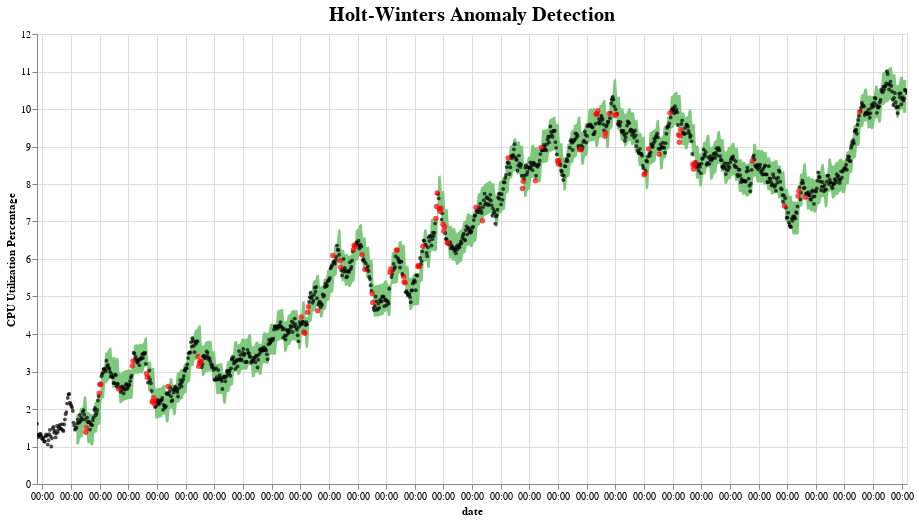

Notebook cell for this chart:
### Code cell
## plot results
total_forecast = pd.DataFrame({"ds" : mydf.index, "yhat" : fcast_total2, "yhat_lower" : fcast_lower, "yhat_upper" : fcast_upper, "fact" : mydf})
detected_anomalies = detect_anomalies(total_forecast)
plot_anomalies(detected_anomalies, mytitle="Holt-Winters Anomaly Detection")

### Figure 1 — Vega-Lite specification as saved in the notebook (floating-point values rounded to 4 significant figures; data arrays with more than 128 entries replaced by an {"elided": "..."} marker saying what was removed)
{"config": {"view": {"continuousWidth": 400, "continuousHeight": 300}, "title": {"fontSize": 20}}, "layer": [{"data": {"name": "data-1af21d014a7e382a8fd0d579b2344a6d"}, "mark": {"type": "area", "color": "#7FC97F", "interpolate": "basis"}, "encoding": {"tooltip": [{"type": "temporal", "field": "ds"}, {"type": "quantitative", "field": "fact"}, {"type": "quantitative", "field": "yhat_lower"}, {"type": "quantitative", "field": "yhat_upper"}], "x": {"type": "temporal", "axis": {"format": "%H:%M"}, "field": "ds", "title": "date"}, "y": {"type": "quantitative", "field": "yhat_upper"}, "y2": {"field": "yhat_lower"}}, "selection": {"selector019": {"type": "interval", "bind": "scales", "encodings": ["x", "y"]}}, "title": "Holt-Winters Anomaly Detection"}, {"data": {"name": "data-5d39261097c4a1b198ce90b95aefc7d4"}, "mark": {"type": "circle", "color": "Black", "opacity": 0.7, "size": 15}, "encoding": {"tooltip": [{"type": "temporal", "field": "ds"}, {"type": "quantitative", "field": "fact"}, {"type": "quantitative", "field": "yhat_lower"}, {"type": "quantitative", "field": "yhat_upper"}], "x": {"type": "temporal", "field": "ds"}, "y": {"type": "quantitative", "field": "fact", "title": "CPU Utilization Percentage"}}, "selection": {"selector020": {"type": "interval", "bind": "scales", "encodings": ["x", "y"]}}}, {"data": {"name": "data-be0ee6739dea4492084b6bc3ff1f5af1"}, "mark": {"type": "circle", "color": "Red", "size": 30}, "encoding": {"tooltip": [{"type": "temporal", "field": "ds"}, {"type": "quantitative", "field": "fact"}, {"type": "quantitative", "field": "yhat_lower"}, {"type": "quantitative", "field": "yhat_upper"}], "x": {"type": "temporal", "field": "ds"}, "y": {"type": "quantitative", "field": "fact", "title": "CPU Utilization Percentage"}}, "selection": {"selector021": {"type": "interval", "bind": "scales", "encodings": ["x", "y"]}}}], "height": 450, "width": 870, "$schema": "https://vega.github.io/schema/vega-lite/v4.8.1.json", "datasets": {"data-1af21d014a7e382a8fd0d579b2344a6d": {"elided": "1216 records"}, "data-5d39261097c4a1b198ce90b95aefc7d4": {"elided": "1119 records"}, "data-be0ee6739dea4492084b6bc3ff1f5af1": [{"ds": "1835-01-31T00:00:00", "yhat": 1.94, "yhat_lower": 1.54, "yhat_upper": 2.339, "fact": 1.379, "anomaly": 1}, {"ds": "1835-04-30T00:00:00", "yhat": 1.944, "yhat_lower": 1.545, "yhat_upper": 2.344, "fact": 1.502, "anomaly": 1}, {"ds": "1839-10-31T00:00:00", "yhat": 1.986, "yhat_lower": 1.577, "yhat_upper": 2.395, "fact": 2.421, "anomaly": 1}, {"ds": "1840-01-31T00:00:00", "yhat": 1.99, "yhat_lower": 1.581, "yhat_upper": 2.399, "fact": 2.651, "anomaly": 1}, {"ds": "1840-04-30T00:00:00", "yhat": 1.995, "yhat_lower": 1.586, "yhat_upper": 2.403, "fact": 2.658, "anomaly": 1}, {"ds": "1846-07-31T00:00:00", "yhat": 2.979, "yhat_lower": 2.576, "yhat_upper": 3.382, "fact": 2.533, "anomaly": 1}, {"ds": "1851-04-30T00:00:00", "yhat": 2.675, "yhat_lower": 2.284, "yhat_upper": 3.067, "fact": 3.147, "anomaly": 1}, {"ds": "1851-07-31T00:00:00", "yhat": 2.683, "yhat_lower": 2.292, "yhat_upper": 3.075, "fact": 3.282, "anomaly": 1}, {"ds": "1856-04-30T00:00:00", "yhat": 3.538, "yhat_lower": 3.152, "yhat_upper": 3.924, "fact": 2.948, "anomaly": 1}, {"ds": "1856-07-31T00:00:00", "yhat": 3.55, "yhat_lower": 3.164, "yhat_upper": 3.936, "fact": 2.849, "anomaly": 1}, {"ds": "1858-04-30T00:00:00", "yhat": 2.699, "yhat_lower": 2.301, "yhat_upper": 3.096, "fact": 2.187, "anomaly": 1}, {"ds": "1858-07-31T00:00:00", "yhat": 2.705, "yhat_lower": 2.308, "yhat_upper": 3.103, "fact": 2.215, "anomaly": 1}, {"ds": "1858-10-31T00:00:00", "yhat": 2.712, "yhat_lower": 2.315, "yhat_upper": 3.11, "fact": 2.291, "anomaly": 1}, {"ds": "1859-01-31T00:00:00", "yhat": 2.719, "yhat_lower": 2.322, "yhat_upper": 3.116, "fact": 2.137, "anomaly": 1}, {"ds": "1863-10-31T00:00:00", "yhat": 2.041, "yhat_lower": 1.644, "yhat_upper": 2.438, "fact": 2.6, "anomaly": 1}, {"ds": "1874-04-30T00:00:00", "yhat": 3.814, "yhat_lower": 3.413, "yhat_upper": 4.214, "fact": 3.4, "anomaly": 1}, {"ds": "1874-07-31T00:00:00", "yhat": 3.823, "yhat_lower": 3.423, "yhat_upper": 4.224, "fact": 3.141, "anomaly": 1}, {"ds": "1874-10-31T00:00:00", "yhat": 3.833, "yhat_lower": 3.433, "yhat_upper": 4.234, "fact": 3.228, "anomaly": 1}, {"ds": "1875-01-31T00:00:00", "yhat": 3.843, "yhat_lower": 3.443, "yhat_upper": 4.243, "fact": 3.278, "anomaly": 1}, {"ds": "1875-04-30T00:00:00", "yhat": 3.853, "yhat_lower": 3.452, "yhat_upper": 4.253, "fact": 3.263, "anomaly": 1}, {"ds": "1910-04-30T00:00:00", "yhat": 4.01, "yhat_lower": 3.604, "yhat_upper": 4.416, "fact": 4.456, "anomaly": 1}, {"ds": "1911-04-30T00:00:00", "yhat": 4.472, "yhat_lower": 4.062, "yhat_upper": 4.882, "fact": 4.056, "anomaly": 1}, {"ds": "1911-07-31T00:00:00", "yhat": 4.479, "yhat_lower": 4.069, "yhat_upper": 4.889, "fact": 4.021, "anomaly": 1}, {"ds": "1912-07-31T00:00:00", "yhat": 4.052, "yhat_lower": 3.641, "yhat_upper": 4.462, "fact": 4.577, "anomaly": 1}, {"ds": "1912-10-31T00:00:00", "yhat": 4.059, "yhat_lower": 3.648, "yhat_upper": 4.469, "fact": 4.728, "anomaly": 1}, {"ds": "1916-01-31T00:00:00", "yhat": 5.166, "yhat_lower": 4.754, "yhat_upper": 5.578, "fact": 4.62, "anomaly": 1}, {"ds": "1921-04-30T00:00:00", "yhat": 5.53, "yhat_lower": 5.116, "yhat_upper": 5.944, "fact": 6.093, "anomaly": 1}, {"ds": "1923-10-31T00:00:00", "yhat": 6.384, "yhat_lower": 5.969, "yhat_upper": 6.799, "fact": 5.956, "anomaly": 1}, {"ds": "1924-01-31T00:00:00", "yhat": 6.395, "yhat_lower": 5.98, "yhat_upper": 6.811, "fact": 5.783, "anomaly": 1}, {"ds": "1928-07-31T00:00:00", "yhat": 5.814, "yhat_lower": 5.395, "yhat_upper": 6.232, "fact": 6.246, "anomaly": 1}, {"ds": "1928-10-31T00:00:00", "yhat": 5.823, "yhat_lower": 5.405, "yhat_upper": 6.241, "fact": 6.367, "anomaly": 1}, {"ds": "1929-01-31T00:00:00", "yhat": 5.833, "yhat_lower": 5.415, "yhat_upper": 6.251, "fact": 6.341, "anomaly": 1}, {"ds": "1931-07-31T00:00:00", "yhat": 6.534, "yhat_lower": 6.117, "yhat_upper": 6.95, "fact": 6.112, "anomaly": 1}, {"ds": "1932-07-31T00:00:00", "yhat": 6.168, "yhat_lower": 5.751, "yhat_upper": 6.585, "fact": 5.723, "anomaly": 1}, {"ds": "1935-01-31T00:00:00", "yhat": 5.57, "yhat_lower": 5.154, "yhat_upper": 5.987, "fact": 5.079, "anomaly": 1}, {"ds": "1935-04-30T00:00:00", "yhat": 5.579, "yhat_lower": 5.162, "yhat_upper": 5.995, "fact": 4.841, "anomaly": 1}, {"ds": "1941-04-30T00:00:00", "yhat": 4.904, "yhat_lower": 4.487, "yhat_upper": 5.322, "fact": 5.643, "anomaly": 1}, {"ds": "1941-07-31T00:00:00", "yhat": 4.911, "yhat_lower": 4.494, "yhat_upper": 5.329, "fact": 5.735, "anomaly": 1}, {"ds": "1943-07-31T00:00:00", "yhat": 5.777, "yhat_lower": 5.354, "yhat_upper": 6.2, "fact": 6.234, "anomaly": 1}, {"ds": "1943-10-31T00:00:00", "yhat": 5.785, "yhat_lower": 5.362, "yhat_upper": 6.209, "fact": 6.241, "anomaly": 1}, {"ds": "1946-01-31T00:00:00", "yhat": 5.954, "yhat_lower": 5.531, "yhat_upper": 6.378, "fact": 5.528, "anomaly": 1}, {"ds": "1946-04-30T00:00:00", "yhat": 5.963, "yhat_lower": 5.539, "yhat_upper": 6.387, "fact": 5.39, "anomaly": 1}, {"ds": "1946-07-31T00:00:00", "yhat": 5.971, "yhat_lower": 5.548, "yhat_upper": 6.395, "fact": 5.368, "anomaly": 1}, {"ds": "1951-01-31T00:00:00", "yhat": 5.194, "yhat_lower": 4.77, "yhat_upper": 5.618, "fact": 5.801, "anomaly": 1}, {"ds": "1951-04-30T00:00:00", "yhat": 5.201, "yhat_lower": 4.777, "yhat_upper": 5.625, "fact": 5.83, "anomaly": 1}, {"ds": "1951-07-31T00:00:00", "yhat": 5.208, "yhat_lower": 4.784, "yhat_upper": 5.632, "fact": 5.803, "anomaly": 1}, {"ds": "1952-10-31T00:00:00", "yhat": 5.844, "yhat_lower": 5.418, "yhat_upper": 6.27, "fact": 6.341, "anomaly": 1}, {"ds": "1957-04-30T00:00:00", "yhat": 6.644, "yhat_lower": 6.215, "yhat_upper": 7.072, "fact": 7.083, "anomaly": 1}, {"ds": "1957-07-31T00:00:00", "yhat": 6.653, "yhat_lower": 6.224, "yhat_upper": 7.081, "fact": 7.399, "anomaly": 1}, {"ds": "1957-10-31T00:00:00", "yhat": 6.662, "yhat_lower": 6.233, "yhat_upper": 7.091, "fact": 7.761, "anomaly": 1}, {"ds": "1958-07-31T00:00:00", "yhat": 7.788, "yhat_lower": 7.356, "yhat_upper": 8.221, "fact": 7.334, "anomaly": 1}, {"ds": "1958-10-31T00:00:00", "yhat": 7.799, "yhat_lower": 7.367, "yhat_upper": 8.232, "fact": 7.265, "anomaly": 1}, {"ds": "1959-01-31T00:00:00", "yhat": 7.81, "yhat_lower": 7.378, "yhat_upper": 8.243, "fact": 7.351, "anomaly": 1}, {"ds": "1959-10-31T00:00:00", "yhat": 7.381, "yhat_lower": 6.948, "yhat_upper": 7.814, "fact": 6.926, "anomaly": 1}, {"ds": "1960-01-31T00:00:00", "yhat": 7.391, "yhat_lower": 6.958, "yhat_upper": 7.824, "fact": 6.747, "anomaly": 1}, {"ds": "1960-04-30T00:00:00", "yhat": 7.401, "yhat_lower": 6.969, "yhat_upper": 7.834, "fact": 6.863, "anomaly": 1}, {"ds": "1961-04-30T00:00:00", "yhat": 6.898, "yhat_lower": 6.462, "yhat_upper": 7.334, "fact": 6.442, "anomaly": 1}, {"ds": "1961-07-31T00:00:00", "yhat": 6.907, "yhat_lower": 6.472, "yhat_upper": 7.343, "fact": 6.422, "anomaly": 1}, {"ds": "1971-04-30T00:00:00", "yhat": 6.898, "yhat_lower": 6.469, "yhat_upper": 7.326, "fact": 7.382, "anomaly": 1}, {"ds": "1973-07-31T00:00:00", "yhat": 7.502, "yhat_lower": 7.075, "yhat_upper": 7.929, "fact": 7.018, "anomaly": 1}, {"ds": "1982-07-31T00:00:00", "yhat": 8.198, "yhat_lower": 7.763, "yhat_upper": 8.633, "fact": 8.694, "anomaly": 1}, {"ds": "1987-07-31T00:00:00", "yhat": 8.596, "yhat_lower": 8.158, "yhat_upper": 9.035, "fact": 7.879, "anomaly": 1}, {"ds": "1987-10-31T00:00:00", "yhat": 8.607, "yhat_lower": 8.168, "yhat_upper": 9.045, "fact": 8.076, "anomaly": 1}, {"ds": "1992-01-31T00:00:00", "yhat": 8.53, "yhat_lower": 8.09, "yhat_upper": 8.971, "fact": 8.088, "anomaly": 1}, {"ds": "1994-01-31T00:00:00", "yhat": 8.507, "yhat_lower": 8.064, "yhat_upper": 8.95, "fact": 8.975, "anomaly": 1}, {"ds": "1999-10-31T00:00:00", "yhat": 9.161, "yhat_lower": 8.72, "yhat_upper": 9.603, "fact": 8.619, "anomaly": 1}, {"ds": "2000-01-31T00:00:00", "yhat": 9.172, "yhat_lower": 8.731, "yhat_upper": 9.613, "fact": 8.535, "anomaly": 1}, {"ds": "2000-04-30T00:00:00", "yhat": 9.182, "yhat_lower": 8.741, "yhat_upper": 9.623, "fact": 8.622, "anomaly": 1}, {"ds": "2007-07-31T00:00:00", "yhat": 9.367, "yhat_lower": 8.927, "yhat_upper": 9.806, "fact": 8.912, "anomaly": 1}, {"ds": "2007-10-31T00:00:00", "yhat": 9.377, "yhat_lower": 8.938, "yhat_upper": 9.816, "fact": 8.926, "anomaly": 1}, {"ds": "2013-04-30T00:00:00", "yhat": 9.415, "yhat_lower": 8.978, "yhat_upper": 9.852, "fact": 9.857, "anomaly": 1}, {"ds": "2013-07-31T00:00:00", "yhat": 9.425, "yhat_lower": 8.988, "yhat_upper": 9.862, "fact": 9.871, "anomaly": 1}, {"ds": "2013-10-31T00:00:00", "yhat": 9.435, "yhat_lower": 8.998, "yhat_upper": 9.872, "fact": 9.954, "anomaly": 1}, {"ds": "2016-04-30T00:00:00", "yhat": 9.812, "yhat_lower": 9.374, "yhat_upper": 10.25, "fact": 9.274, "anomaly": 1}, {"ds": "2016-07-31T00:00:00", "yhat": 9.822, "yhat_lower": 9.384, "yhat_upper": 10.26, "fact": 9.364, "anomaly": 1}, {"ds": "2017-10-31T00:00:00", "yhat": 9.411, "yhat_lower": 8.973, "yhat_upper": 9.849, "fact": 9.882, "anomaly": 1}, {"ds": "2019-10-31T00:00:00", "yhat": 10.36, "yhat_lower": 9.918, "yhat_upper": 10.79, "fact": 9.824, "anomaly": 1}, {"ds": "2020-04-30T00:00:00", "yhat": 10.38, "yhat_lower": 9.94, "yhat_upper": 10.81, "fact": 9.858, "anomaly": 1}, {"ds": "2030-01-31T00:00:00", "yhat": 8.838, "yhat_lower": 8.401, "yhat_upper": 9.274, "fact": 8.249, "anomaly": 1}, {"ds": "2030-04-30T00:00:00", "yhat": 8.846, "yhat_lower": 8.41, "yhat_upper": 9.283, "fact": 8.283, "anomaly": 1}, {"ds": "2031-07-31T00:00:00", "yhat": 8.322, "yhat_lower": 7.886, "yhat_upper": 8.759, "fact": 8.932, "anomaly": 1}, {"ds": "2035-04-30T00:00:00", "yhat": 9.29, "yhat_lower": 8.854, "yhat_upper": 9.725, "fact": 8.794, "anomaly": 1}, {"ds": "2039-01-31T00:00:00", "yhat": 9.381, "yhat_lower": 8.945, "yhat_upper": 9.817, "fact": 9.896, "anomaly": 1}, {"ds": "2042-01-31T00:00:00", "yhat": 9.931, "yhat_lower": 9.496, "yhat_upper": 10.37, "fact": 9.314, "anomaly": 1}, {"ds": "2042-04-30T00:00:00", "yhat": 9.941, "yhat_lower": 9.506, "yhat_upper": 10.38, "fact": 9.111, "anomaly": 1}, {"ds": "2042-07-31T00:00:00", "yhat": 9.95, "yhat_lower": 9.515, "yhat_upper": 10.39, "fact": 9.282, "anomaly": 1}, {"ds": "2042-10-31T00:00:00", "yhat": 9.959, "yhat_lower": 9.524, "yhat_upper": 10.39, "fact": 9.445, "anomaly": 1}, {"ds": "2047-01-31T00:00:00", "yhat": 9.155, "yhat_lower": 8.718, "yhat_upper": 9.592, "fact": 8.529, "anomaly": 1}, {"ds": "2047-04-30T00:00:00", "yhat": 9.164, "yhat_lower": 8.727, "yhat_upper": 9.601, "fact": 8.403, "anomaly": 1}, {"ds": "2047-07-31T00:00:00", "yhat": 9.172, "yhat_lower": 8.735, "yhat_upper": 9.609, "fact": 8.484, "anomaly": 1}, {"ds": "2047-10-31T00:00:00", "yhat": 9.18, "yhat_lower": 8.743, "yhat_upper": 9.617, "fact": 8.564, "anomaly": 1}, {"ds": "2067-10-31T00:00:00", "yhat": 8.18, "yhat_lower": 7.745, "yhat_upper": 8.614, "fact": 8.615, "anomaly": 1}, {"ds": "2079-01-31T00:00:00", "yhat": 7.91, "yhat_lower": 7.472, "yhat_upper": 8.349, "fact": 7.415, "anomaly": 1}, {"ds": "2083-10-31T00:00:00", "yhat": 7.098, "yhat_lower": 6.659, "yhat_upper": 7.537, "fact": 7.679, "anomaly": 1}, {"ds": "2084-01-31T00:00:00", "yhat": 7.103, "yhat_lower": 6.664, "yhat_upper": 7.543, "fact": 7.816, "anomaly": 1}, {"ds": "2086-04-30T00:00:00", "yhat": 8.11, "yhat_lower": 7.67, "yhat_upper": 8.551, "fact": 7.644, "anomaly": 1}, {"ds": "2105-04-30T00:00:00", "yhat": 9.474, "yhat_lower": 9.036, "yhat_upper": 9.912, "fact": 9.928, "anomaly": 1}]}}
